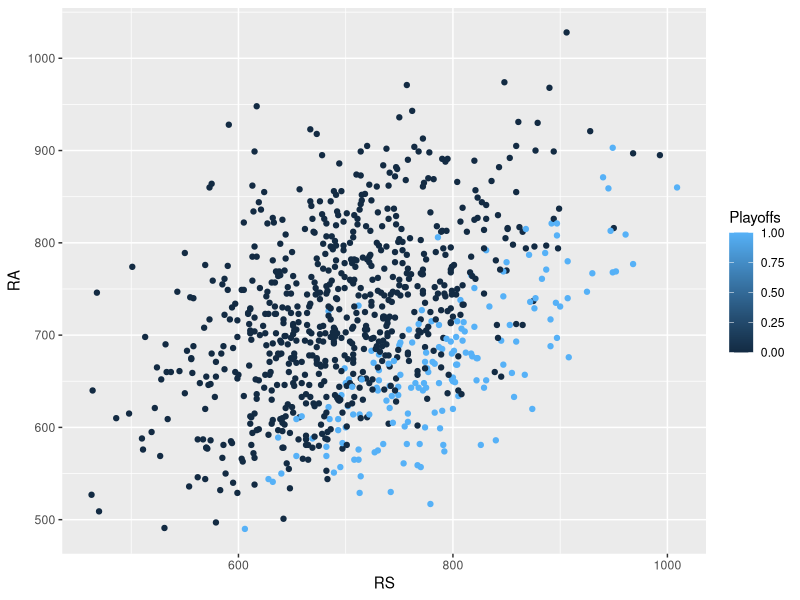
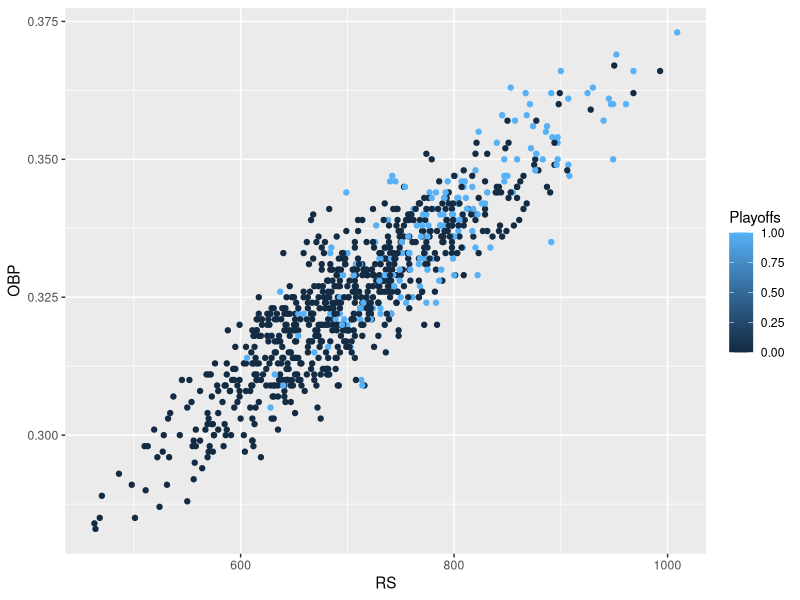
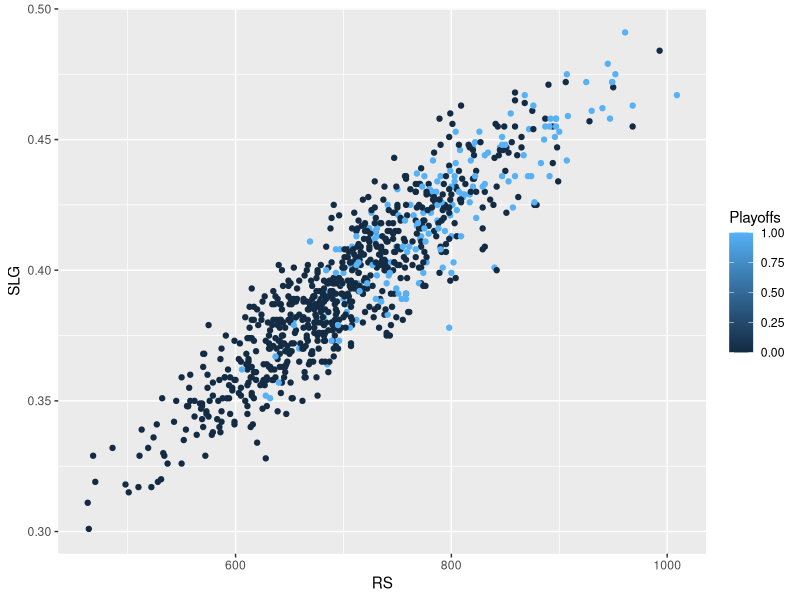
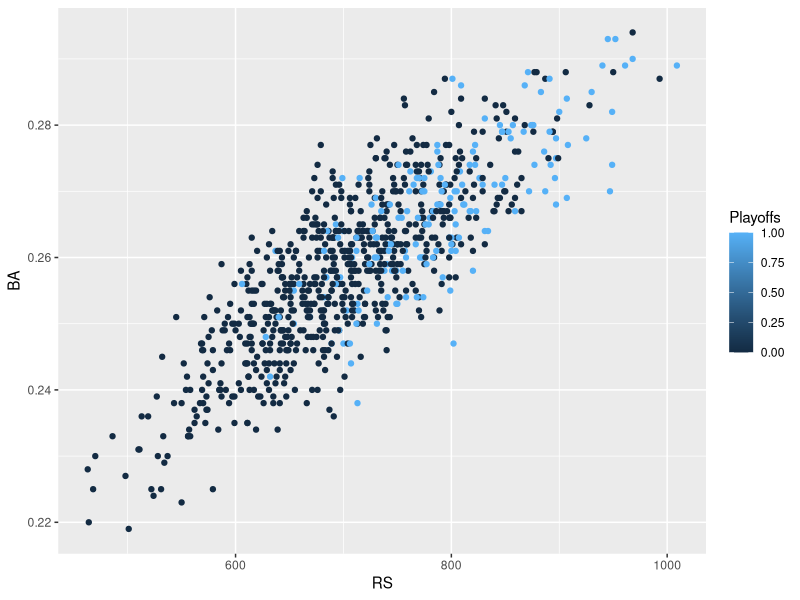
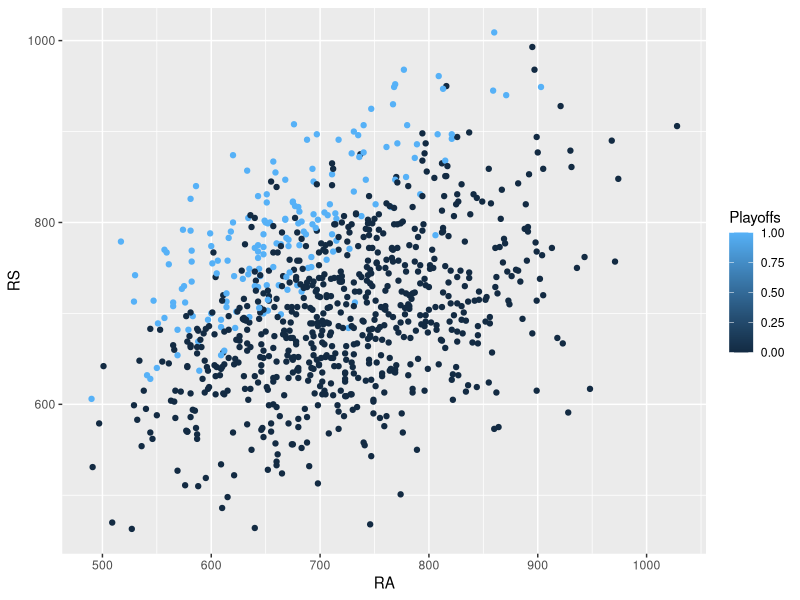
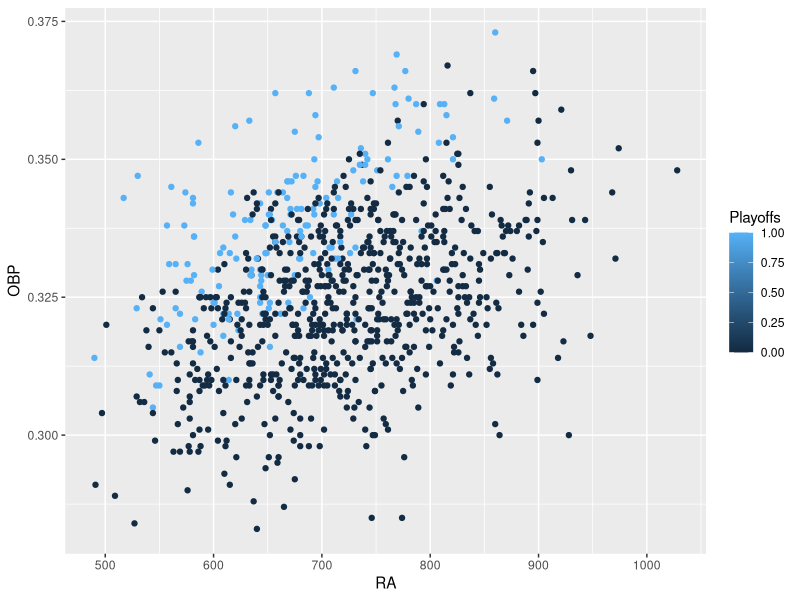
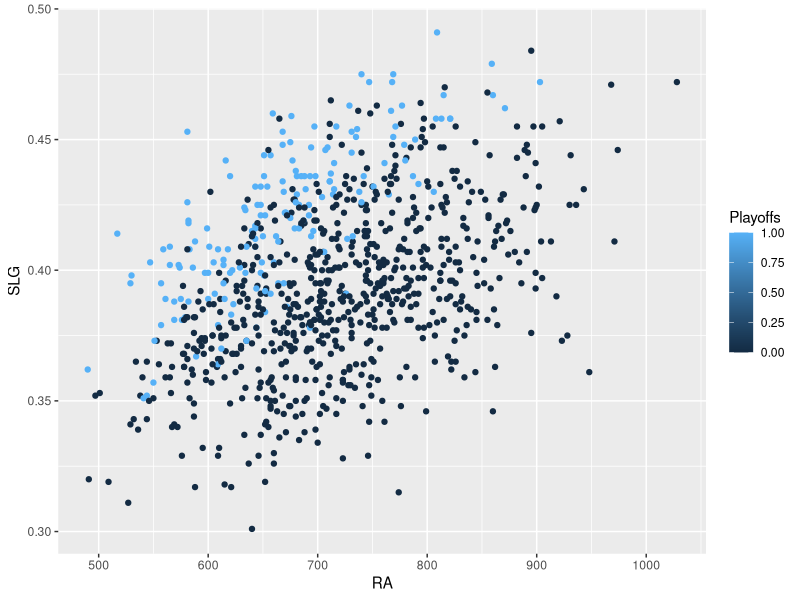
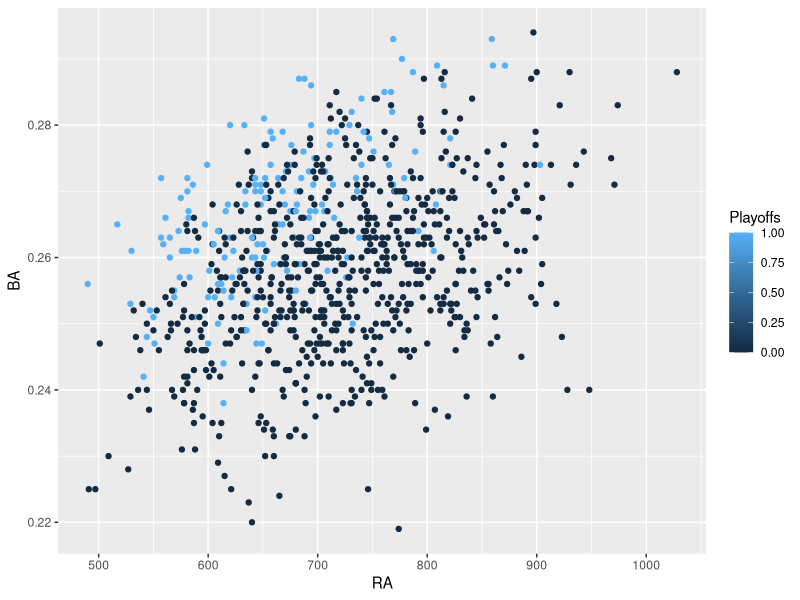

Source code (R) for these figures, in order: (Note: this script raises an error after producing the figures.)
setwd("~/Desktop/Assignment upgrad/Baseball-Playoffs-Prediction/")
library(ggplot2)
library(caret)

data <- read.csv("baseball_train.csv")
class(data)

train <- data[,c("Team","RS","RA","OBP","SLG","BA")]
cls <- data[,c("Team","Playoffs")]

head(train)
head(cls)

unique(data$Playoffs)
ggplot(data, aes(RS,RA, color = Playoffs)) + geom_point()
ggplot(data, aes(RS,OBP, color = Playoffs)) + geom_point()
ggplot(data, aes(RS,SLG, color = Playoffs)) + geom_point()
ggplot(data, aes(RS,BA, color = Playoffs)) + geom_point()

ggplot(data, aes(RA,RS, color = Playoffs)) + geom_point()
ggplot(data, aes(RA,OBP, color = Playoffs)) + geom_point()
ggplot(data, aes(RA,SLG, color = Playoffs)) + geom_point()
ggplot(data, aes(RA,BA, color = Playoffs)) + geom_point()

ggplot(data, aes(RS, RA, BA, color = Playoffs)) + geom_point()

# splitting to training and testing data set for the known samples given
train_size <- floor(0.75 * nrow(data))
set.seed(234)
train_index <- sample(seq_len(nrow(data)), size = train_size)
train <- data[train_index, ]
test <- data[-train_index, ]

#predictM <- lm(Playoffs ~  OBP + SLG + BA, data = train)
predictM <- lm(Playoffs ~  RS + RA + OBP + SLG + BA, data = train)
summary(predictM)

prediction <- predict(predictM, newdata = test)
head(prediction)
head(test$Playoffs)
mean(prediction)

prediction[prediction < mean(prediction)] <- round(0)
prediction[prediction > mean(prediction)] <- round(1)
prediction[prediction < mean(prediction)] <- round(0)
prediction[prediction > mean(prediction)] <- round(1)

head(prediction)

SSE <- sum((test$Playoffs - prediction)^2)
SST <- sum((test$Playoffs - mean(test$Playoffs))^2)
1 - SSE/SST

result <- confusionMatrix(prediction, test$Playoffs)
result
unique(prediction)
length(prediction)
